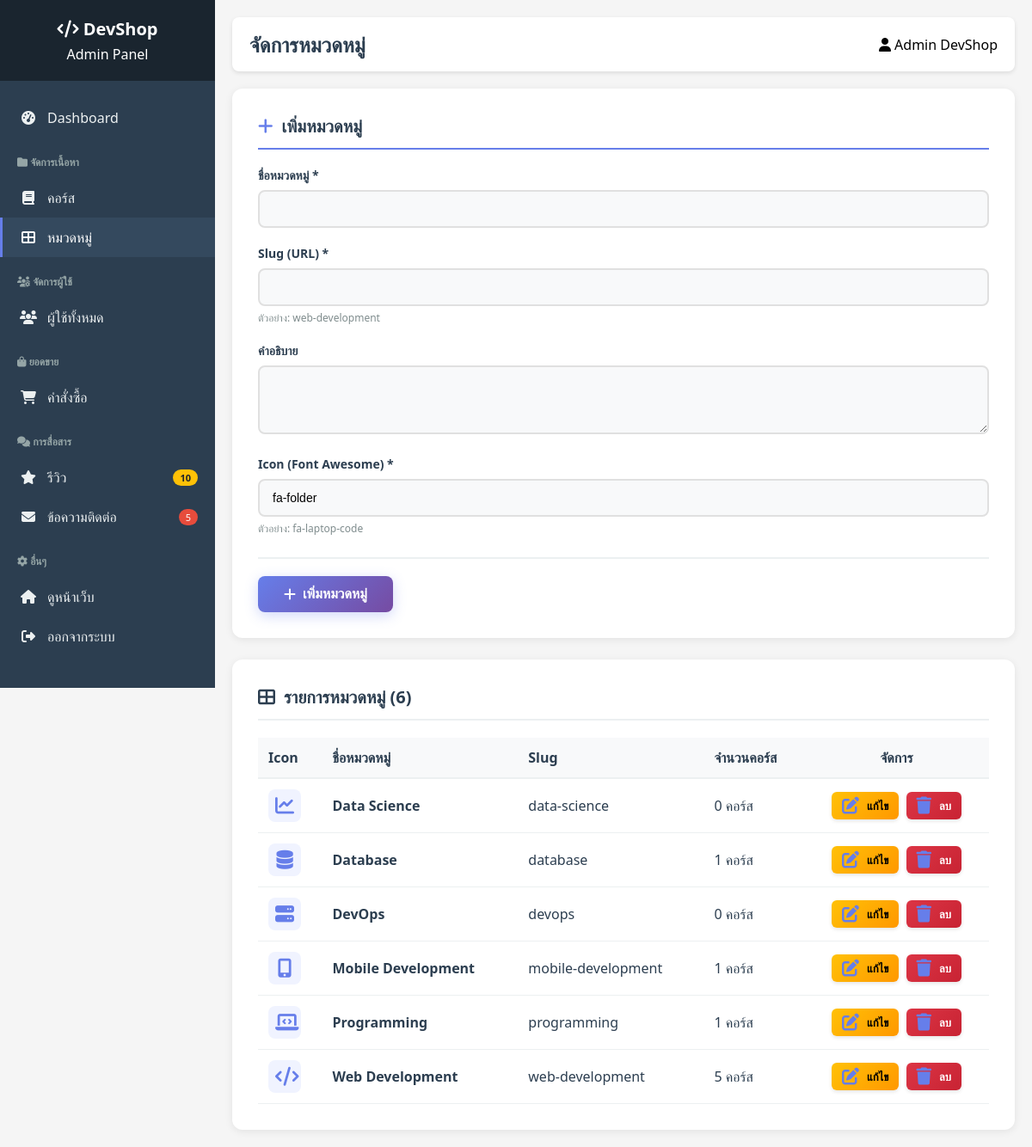
Screenshot of /admin/categories.php (signed in) with the database file from the repository.
### tables this page shows
CREATE TABLE `categories` (
  `category_id` int NOT NULL AUTO_INCREMENT,
  `category_name` varchar(100) NOT NULL,
  `category_slug` varchar(100) NOT NULL,
  `description` text,
  `icon` varchar(50) DEFAULT NULL,
  `display_order` int DEFAULT '0',
  `status` enum('active','inactive') DEFAULT 'active',
  `created_at` timestamp NULL DEFAULT CURRENT_TIMESTAMP,
  PRIMARY KEY (`category_id`),
  UNIQUE KEY `category_slug` (`category_slug`),
  KEY `idx_slug` (`category_slug`)
);

### includes/category_functions.php (called while the page is built, shortened)
<?php
function get_all_categories()
{
    global $conn;
    $sql = "SELECT cat.*, COUNT(c.course_id) as course_count
            FROM categories cat
            LEFT JOIN courses c ON cat.category_id = c.category_id AND c.status = 'published'
            WHERE cat.status = 'active'
            GROUP BY cat.category_id
            ORDER BY cat.display_order ASC, cat.category_name ASC";
    $result = $conn->query($sql);
    return $result ? $result->fetch_all(MYSQLI_ASSOC) : [];
}
?>

### admin/categories.php (the view, shortened to what this page needs)
<?php
require_once '../includes/config.php';
require_once '../includes/category_functions.php';
$categories = get_all_categories();
$edit_category = null;
?>
<?php include 'includes/header.php'; ?>
<link rel="stylesheet" href="../assets/css/admin-reviews.css">
<div class="categories-layout">
    <div class="content-box category-form">
        <h2>
            <i class="fas fa-<?php echo $edit_category ? 'edit' : 'plus'; ?>"></i>
            <?php echo $edit_category ? 'แก้ไข' : 'เพิ่ม'; ?>หมวดหมู่
        </h2>
        <form method="POST">
            <div class="form-group">
                <label>ชื่อหมวดหมู่ *</label>
                <input type="text" name="category_name" required
                       value="<?php echo htmlspecialchars($edit_category['category_name'] ?? ''); ?>">
            </div>
            <div class="form-group">
                <label>Slug (URL) *</label>
                <input type="text" name="category_slug" required
                       value="<?php echo htmlspecialchars($edit_category['category_slug'] ?? ''); ?>">
                <small style="color: #7f8c8d;">ตัวอย่าง: web-development</small>
            </div>
            <div class="form-group">
                <label>คำอธิบาย</label>
                <textarea name="description"><?php echo htmlspecialchars($edit_category['description'] ?? ''); ?></textarea>
            </div>
            <div class="form-group">
                <label>Icon (Font Awesome) *</label>
                <input type="text" name="icon" required
                       value="<?php echo htmlspecialchars($edit_category['icon'] ?? 'fa-folder'); ?>">
                <small style="color: #7f8c8d;">ตัวอย่าง: fa-laptop-code</small>
            </div>
            <div class="button-group">
                <?php if ($edit_category): ?>
                    <button type="submit" name="edit" class="btn btn-primary">
                        <i class="fas fa-save"></i> บันทึกการแก้ไข
                    </button>
                    <a href="categories.php" class="btn btn-secondary">
                        <i class="fas fa-times"></i> ยกเลิก
                    </a>
                <?php else: ?>
                    <button type="submit" name="add" class="btn btn-primary">
                        <i class="fas fa-plus"></i> เพิ่มหมวดหมู่
                    </button>
                <?php endif; ?>
            </div>
        </form>
    </div>
    <div class="content-box category-list">
        <h2><i class="fas fa-th-large"></i> รายการหมวดหมู่ (<?php echo count($categories); ?>)</h2>
        <table>
            <thead>
                <tr>
                    <th>Icon</th>
                    <th>ชื่อหมวดหมู่</th>
                    <th>Slug</th>
                    <th>จำนวนคอร์ส</th>
                    <th>จัดการ</th>
                </tr>
            </thead>
            <tbody>
                <?php foreach ($categories as $cat): ?>
                    <tr>
                        <td><i class="fas <?php echo htmlspecialchars($cat['icon']); ?>"></i></td>
                        <td><strong><?php echo htmlspecialchars($cat['category_name']); ?></strong></td>
                        <td><?php echo htmlspecialchars($cat['category_slug']); ?></td>
                        <td><?php echo $cat['course_count']; ?> คอร์ส</td>
                        <td style="white-space: nowrap;">
                            <a href="?edit=<?php echo $cat['category_id']; ?>" class="btn-sm btn-warning">
                                <i class="fas fa-edit"></i> แก้ไข
                            </a>
                            <a href="javascript:void(0)"
                               class="btn-sm btn-danger"
                               onclick="confirmDelete('คุณต้องการลบหมวดหมู่นี้หรือไม่?', '?delete=<?php echo $cat['category_id']; ?>')">
                                <i class="fas fa-trash"></i> ลบ
                            </a>
                        </td>
                    </tr>
                <?php endforeach; ?>
            </tbody>
        </table>
    </div>
</div>
<?php include 'includes/footer.php'; ?>

### assets/css/admin-reviews.css (style rules this page uses)
.content-box { background: white; padding: 20px; border-radius: 8px; box-shadow: 0 2px 5px rgba(0,0,0,0.1); }
.btn-sm { padding: 5px 10px; font-size: 13px; border-radius: 4px; text-decoration: none; display: inline-flex; align-items: center; gap: 5px; transition: all 0.3s; border: none; cursor: pointer; }
.btn-warning { background: #ffc107; color: #000; }
.btn-danger { background: #dc3545; color: white; }
.form-group { margin-bottom: 25px; position: relative; }
.form-group label { display: block; margin-bottom: 8px; font-weight: 600; color: #2c3e50; font-size: 14px; }
.form-group input[type="text"], .form-group input[type="email"], .form-group input[type="number"], .form-group input[type="password"], .form-group input[type="file"], .form-group textarea, .form-group select { width: 100%; padding: 12px 15px; border: 2px solid #e0e0e0; border-radius: 8px; font-size: 14px; transition: all 0.3s; background: #f8f9fa; }
.form-group textarea { min-height: 120px; resize: vertical; font-family: inherit; line-height: 1.6; }
.btn-primary { background: linear-gradient(135deg, #667eea 0%, #764ba2 100%); color: white; padding: 12px 30px; border: none; border-radius: 8px; font-size: 16px; font-weight: 600; cursor: pointer; display: inline-flex; align-items: center; gap: 8px; text-decoration: none; transition: all 0.3s; box-shadow: 0 4px 15px rgba(102, 126, 234, 0.3); }
.form-group small { display: block; margin-top: 5px; font-size: 13px; color: #7f8c8d; }
.button-group { display: flex; gap: 15px; margin-top: 30px; padding-top: 20px; border-top: 2px solid #ecf0f1; }
.button-group button, .button-group .btn { min-width: 150px; justify-content: center; }
.content-box { background: white; padding: 30px; border-radius: 12px; box-shadow: 0 2px 10px rgba(0,0,0,0.08); width: 100%; }
.categories-layout { display: grid; grid-template-columns: 400px 1fr; gap: 25px; align-items: start; }
.category-form { position: sticky; top: 20px; }
.category-form h2 { font-size: 20px; color: #2c3e50; margin-bottom: 20px; padding-bottom: 12px; border-bottom: 2px solid #667eea; display: flex; align-items: center; gap: 10px; }
.category-form h2 i { color: #667eea; }
.category-list { min-height: 500px; }
.category-list h2 { font-size: 20px; color: #2c3e50; margin-bottom: 20px; padding-bottom: 12px; border-bottom: 2px solid #ecf0f1; display: flex; align-items: center; gap: 10px; }
.category-list table { width: 100%; border-collapse: collapse; }
.category-list thead { background: #f8f9fa; }
.category-list th { padding: 12px; text-align: left; font-weight: 600; color: #2c3e50; border-bottom: 2px solid #ecf0f1; }
.category-list td { padding: 12px; border-bottom: 1px solid #ecf0f1; color: #2c3e50; }
.category-list td i.fas { font-size: 20px; color: #667eea; }
@media (max-width: 1200px) { .categories-layout { grid-template-columns: 1fr; } }
@media (max-width: 1200px) { .category-form { position: relative; top: 0; } }
.category-form .form-group { margin-bottom: 20px; }
.category-form .form-group label { display: block; margin-bottom: 8px; font-weight: 600; color: #2c3e50; font-size: 14px; }
.category-form .form-group input, .category-form .form-group textarea { width: 100%; padding: 12px 15px; border: 2px solid #e0e0e0; border-radius: 8px; font-size: 14px; transition: all 0.3s; background: #f8f9fa; }
.category-form .form-group textarea { min-height: 80px; resize: vertical; font-family: inherit; }
.category-form .form-group small { display: block; margin-top: 5px; font-size: 12px; color: #7f8c8d; }
.category-form .button-group { margin-top: 25px; padding-top: 20px; border-top: 2px solid #ecf0f1; }
.table-responsive td .btn-sm, .category-list td .btn-sm, .orders-table td .btn-sm, table td .btn-sm { padding: 6px 12px; font-size: 13px; border-radius: 6px; font-weight: 600; transition: all 0.3s; box-shadow: 0 2px 4px rgba(0,0,0,0.1); margin: 2px; }
.btn-sm.btn-warning { background: linear-gradient(135deg, #ffc107 0%, #ff9800 100%); color: #000; border: none; }
.btn-sm.btn-danger { background: linear-gradient(135deg, #dc3545 0%, #c82333 100%); border: none; }
table td .btn-sm i { margin-right: 4px; }
table th:last-child, table td:last-child { text-align: center; }
table tbody tr { transition: all 0.3s; }
table td i.fas:not(.btn-sm i) { font-size: 22px; color: #667eea; padding: 8px; background: #f0f3ff; border-radius: 8px; display: inline-block; width: 38px; height: 38px; text-align: center; line-height: 22px; }

### rows the page displays
categories: category_name "Data Science", category_slug "data-science", course_count "0"
categories: category_name "Database", category_slug "database", course_count "1"
categories: category_name "DevOps", category_slug "devops", course_count "0"
categories: category_name "Mobile Development", category_slug "mobile-development", course_count "1"
categories: category_name "Programming", category_slug "programming", course_count "1"
categories: category_name "Web Development", category_slug "web-development", course_count "5"

### other values shown
$new_reviews "10"
$new_messages "5"
$page_title "จัดการหมวดหมู่"
$_SESSION['user_name'] "Admin DevShop"
count($categories) "6"
